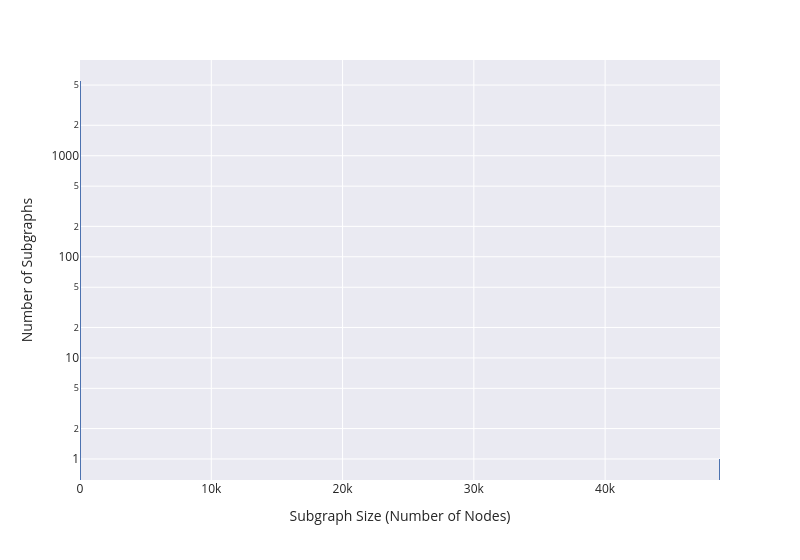

This figure's notebook cell:
### Markdown cell above
- Graph Connectivity

### Code cell
fig = px.histogram(
    data_frame = component_level,
    x = 'number-of-entities',
    width = 800,
    log_y = True
)
fig.update_layout(xaxis_title = 'Subgraph Size (Number of Nodes)', yaxis_title = "Number of Subgraphs")
save_fig(fig, 'subraphs_distribution.pdf')
show(fig)

### Figure 1 — Plotly figure (JSON) as saved in the notebook; plotly's stock layout.template omitted (floating-point values rounded to 4 significant figures; data arrays with more than 128 entries replaced by an {"elided": "..."} marker saying what was removed)
{"data": [{"bingroup": "x", "hovertemplate": "number-of-entities=%{x}<br>count=%{y}<extra></extra>", "legendgroup": "", "marker": {"color": "rgb(76,114,176)", "pattern": {"shape": ""}}, "name": "", "orientation": "v", "showlegend": false, "type": "histogram", "x": {"elided": "5485 int values"}, "xaxis": "x", "yaxis": "y"}], "layout": {"barmode": "relative", "font": {"size": 12}, "legend": {"tracegroupgap": 0}, "margin": {"t": 60}, "width": 800, "xaxis": {"anchor": "y", "domain": [0, 1], "title": {"text": "Subgraph Size (Number of Nodes)"}}, "yaxis": {"anchor": "x", "domain": [0, 1], "title": {"text": "Number of Subgraphs"}, "type": "log"}}}
